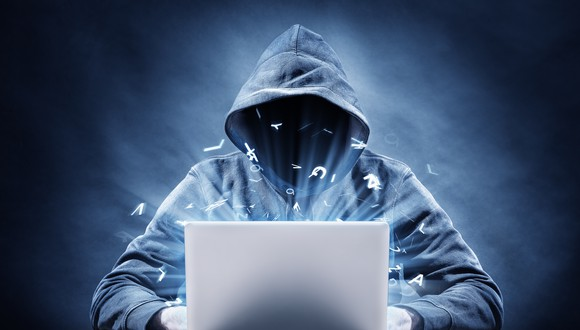
#> input picture hacker.jpg, 580 x 330 px
$ jupyter execute IntroToTheory.ipynb   (shell and % lines are left out)   (Python 2 division)
#> lines starting #> are read from the running program, lines starting #| are printed output that depends on the picture
# Chameleon [summary of usefull info]

### Image

[cell 1]
import numpy as np
import cv2
from matplotlib import pyplot as plt
img = cv2.imread('hacker.jpg')
#> img is the input picture: shape (330, 580, 3); mean B, G, R 112.8, 85.5, 66.6
plt.imshow(img)
plt.show()

[cell 2]
img.shape
#> Out = (330, 580, 3)

[cell 3]
img[200,200] #if i get everything correct it is [R,G,B] format
#> Out = [213, 179, 143]

$\textbf{Question}$ - With which exactly numbers out of (R,G,B) does DCT work?

### (R,G,B) - different outcomes

[cell 4]
# Just to compare
part_of_the_img_0 = img[50:58, 50:58, 0] #using R
part_of_the_img_1 = img[50:58, 50:58, 1] #using G
part_of_the_img_2 = img[50:58, 50:58, 2] #using B
# Visualizing
fig = plt.figure()
ax0 = fig.add_subplot(131)
ax0.imshow(part_of_the_img_0)
ax1 = fig.add_subplot(132)
ax1.imshow(part_of_the_img_1)
ax2 = fig.add_subplot(133)
ax2.imshow(part_of_the_img_2)
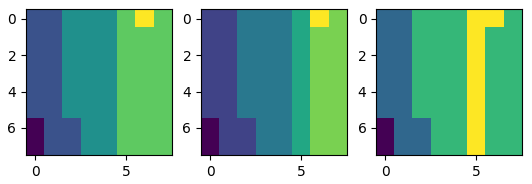
#> figure drawn by matplotlib, 3 panels

### DCT

There is no 2d implementation of DCT in python, but we can construct the matrix of transformation and use it to make DCT

[cell 5]
# This part was copied from the web, so better to check.
N=8
W = np.zeros((N, N))
for i in range(N):
    W[0,i] = 1
for i in xrange(1,N):
    for k in xrange(N):
        W[i,k] = 2*np.cos((np.pi/N) * i * (k + 0.5) )
W=W.T

After we computed the transform matrix, we will write our own DTC function

[cell 6]
def DCT(grid):   #forward DCT
    return np.dot(np.dot(W, grid), W.T)
def DCT_b(grid): #inverse DCT
    Wi=np.linalg.inv(W)
    return np.dot(np.dot(Wi, grid), Wi.T)

Let's try our DTC on the 8*8 matrixes from above (I mean colored subplots)

[cell 7]
plt.imshow(DCT(part_of_the_img_0))
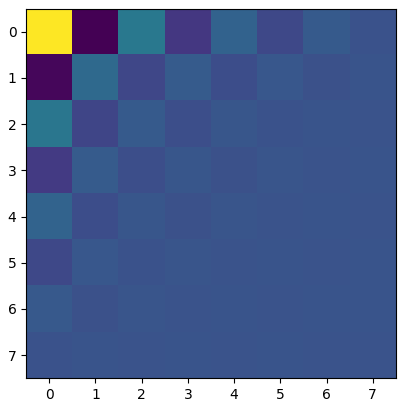
#> figure drawn by matplotlib, 1 panel

And now we will try to undo our DTC

[cell 8]
plt.imshow(DCT_b(DCT(part_of_the_img_0)))
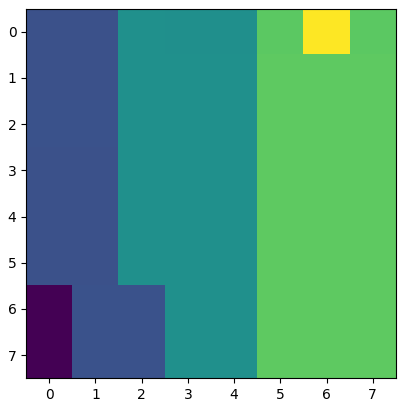
#> figure drawn by matplotlib, 1 panel

As we can see everything works, though I really think you should check matrix thing

## Let's dive more into the details

To understand what is going on with the DCT, we should start with DFT

### Some definitions

$\textbf{Number of samples}$ - amount of measured signal values

$\textbf{Sampling frequency}$ - the number of samples taken during $1$ sec

$\textbf{Frequency resolution:} = \frac{sampling \ frequency}{num \ of \ samples}$ - the distance between the point in hertz

$\textbf{Nyquist  limit} = \frac{(sampling \ frequency)}{2}$

$\textbf{Nyquist–Shannon sampling theorem}$ - If the maximum frequency of the continious signal was $F_{max}$, then the signal could be recovered without the errors if $F_{max} < Nyquist \ limit$

### $f(x) = sin(2\pi x)$ - or 1Hz

[cell 9]
from numpy import fft

[cell 10]
#Sine wave - 1Hz <-> f(t) = sin(2*pi*t)
#Amplitude = 1
#Sampling frequency = 8Hz
#8 samples
#Frequency resolution - 1Hz
#Nyquist  limit = 8Hz/2 = 4Hz
sample = [0,.707,1,.707,0,-.707,-1,-.707]

[cell 11]
dft = fft.fft(sample)

[cell 12]
m_dft = abs(dft)

[cell 13]
from matplotlib import pyplot as plt
plt.scatter(range(0,len(m_dft)),m_dft)
plt.plot([8/2, 8/2], [-1, 5]) # nyquist limit
plt.show()
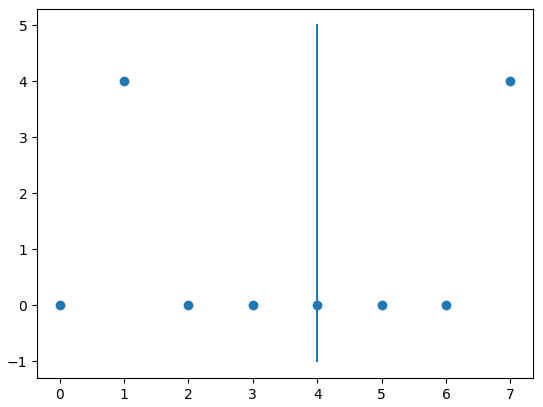
#> figure drawn by matplotlib, 1 panel

##### Let's get the real frequency haracteristics of the signal

[cell 14]
from matplotlib import pyplot as plt
r_dft = m_dft[0:4] #take the values less than the nyquist limit double them and divide by the amount of samples
plt.scatter(range(0,len(r_dft)),2*r_dft/8)
plt.show()
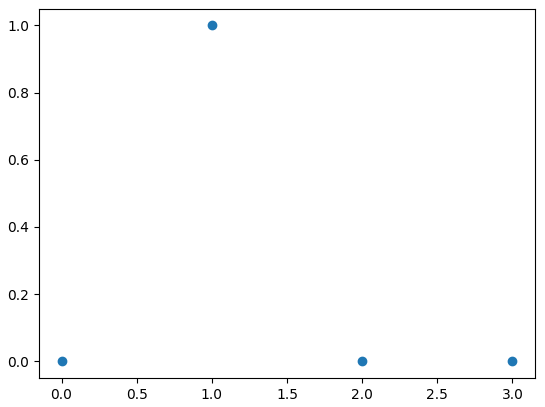
#> figure drawn by matplotlib, 1 panel

#### The reverse transformation

[cell 15]
our_coeff = fft.ifft(dft)
print our_coeff
#our initial coeff = [0,.707,1,.707,0,-.707,-1,-.707]

### $f(x) = cos(2\pi x)$ or 1 Hz

[cell 16]
import numpy as np

[cell 17]
import math
from matplotlib import pyplot as plt
val = [0.0, 0.125, 0.25, 0.375, 0.5, 0.625, 0.75, 0.875]
func_val = np.cos(2*math.pi*np.array(val))
dft = fft.fft(func_val)
m_dft = abs(dft)
a = plt.scatter(range(0,len(m_dft)),m_dft)
plt.plot([8/2, 8/2], [-1, 5]) # nyquist limit
plt.show()

[cell 18]
from matplotlib import pyplot as plt
r_dft = m_dft[0:4] #take the values less than the nyquist limit double them and divide by the amount of samples
plt.scatter(range(0,len(r_dft)),2*r_dft/8)
plt.show()
